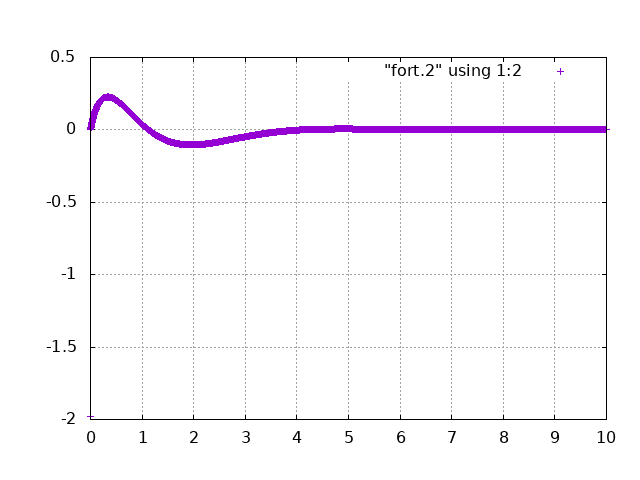

Write gnuplot code to recreate this figure.
# plot.plt
set term png
set autoscale
set output "plot2.png"
set title " "
set grid
set xlabel " "
set ylabel " "
plot  "fort.2" using 1:2